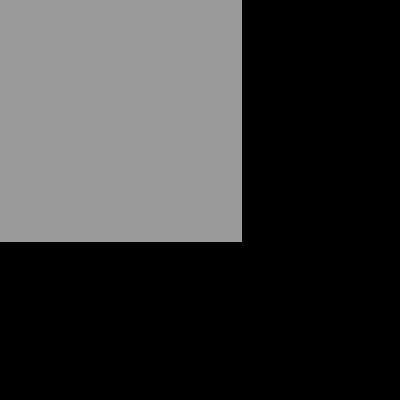
Frame 1 (no input)
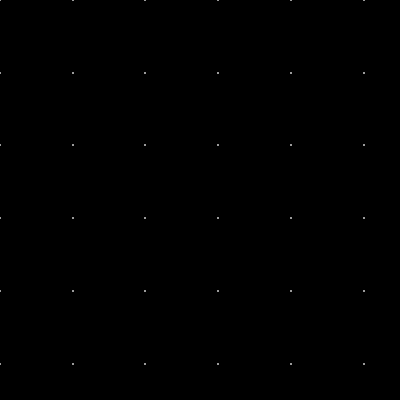
Frame 60 (the mouse pressed at the canvas centre just before this capture)
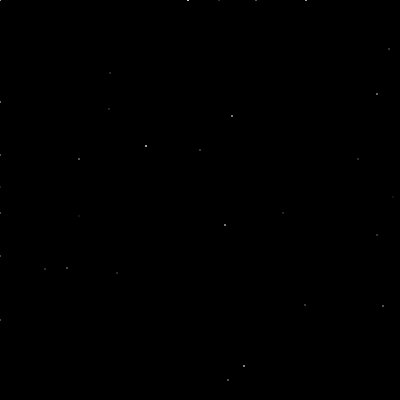
Frame 120 (the mouse held since frame 60 and released just before this capture)

The Processing sketch that drew these frames (run headless with seeded random() and noise(); from frame 60 on, the mouse is pressed at the canvas centre):

// Processing sketch: referenciaRuidoDePerlinParticulas
// ── referenciaRuidoDePerlinParticulas.pde
float valorDelRuido;
float escalaDelRuido=0.02;
float ancho, alto;

void setup() {
  size(400, 400);
  ancho = width/200;
  alto = height/200;
  rectMode(CENTER);
}
void draw() {
  if (frameCount > 200) {
    frameCount = 0;
  }
  background(0);
  println(valorDelRuido);
  for (int y = 0; y < height; y+=alto) {
    for (int x = 0; x < width; x+=ancho) {
      valorDelRuido = noise(x*mouseX, y*mouseY);
      stroke((valorDelRuido)*255);
      rect(x*valorDelRuido*frameCount, y*valorDelRuido*frameCount, ancho/2, alto/2);
      // noiseDetail(8,0.65);
      // valorDelRuido = 
      //  noise((mouseX + x + width/2) 
      //  * escalaDelRuido,
      //  (mouseY + y) * escalaDelRuido);
      //  stroke(valorDelRuido * 255);
      //   point(x + width/2, y);
    }
  }
}
